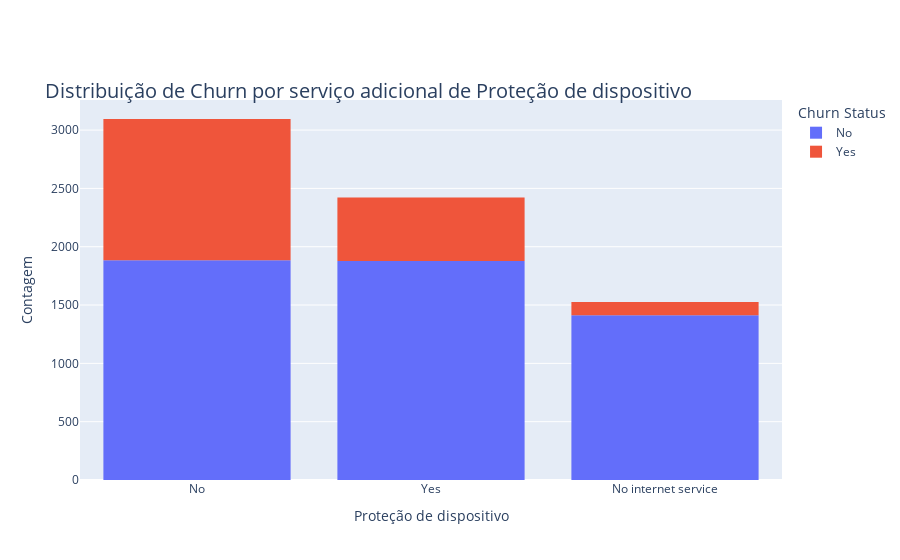

The cell this chart's notebook holds for it:
### Code cell
fig = px.histogram(df_normalizado, x= 'protecao_dispositivo', color= 'churn', 
                   title= 'Distribuição de Churn por serviço adicional de Proteção de dispositivo',
                   labels={'churn': 'Churn Status'})

fig.update_layout(xaxis_title= 'Proteção de dispositivo',
                  yaxis_title= 'Contagem',
                  title_font= {'size': 20},
                  title_y= 0.85)

fig.show()

### Figure 1 — Plotly figure (JSON) as saved in the notebook; plotly's stock layout.template omitted (floating-point values rounded to 4 significant figures; data arrays with more than 128 entries replaced by an {"elided": "..."} marker saying what was removed)
{"data": [{"alignmentgroup": "True", "bingroup": "x", "hovertemplate": "Churn Status=No<br>protecao_dispositivo=%{x}<br>count=%{y}<extra></extra>", "legendgroup": "No", "marker": {"color": "#636efa", "pattern": {"shape": ""}}, "name": "No", "offsetgroup": "No", "orientation": "v", "showlegend": true, "type": "histogram", "x": {"elided": "5174 str values"}, "xaxis": "x", "yaxis": "y"}, {"alignmentgroup": "True", "bingroup": "x", "hovertemplate": "Churn Status=Yes<br>protecao_dispositivo=%{x}<br>count=%{y}<extra></extra>", "legendgroup": "Yes", "marker": {"color": "#EF553B", "pattern": {"shape": ""}}, "name": "Yes", "offsetgroup": "Yes", "orientation": "v", "showlegend": true, "type": "histogram", "x": {"elided": "1869 str values"}, "xaxis": "x", "yaxis": "y"}], "layout": {"barmode": "relative", "legend": {"title": {"text": "Churn Status"}, "tracegroupgap": 0}, "title": {"font": {"size": 20}, "text": "Distribuição de Churn por serviço adicional de Proteção de dispositivo", "y": 0.85}, "xaxis": {"anchor": "y", "domain": [0, 1], "title": {"text": "Proteção de dispositivo"}}, "yaxis": {"anchor": "x", "domain": [0, 1], "title": {"text": "Contagem"}}}}
